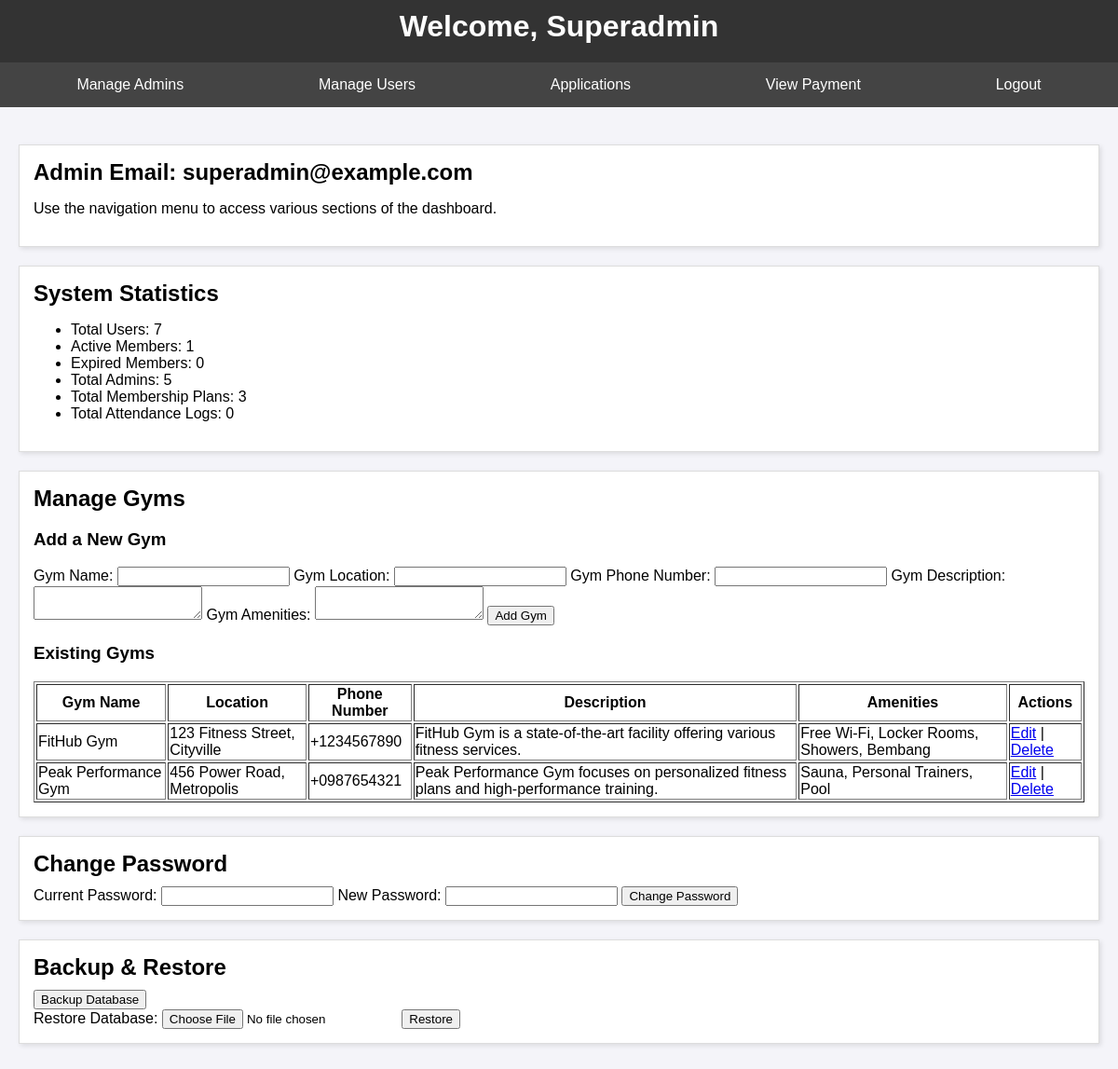
Page /Super/superadmin_dashboard.php (signed in) on the earlier database version.
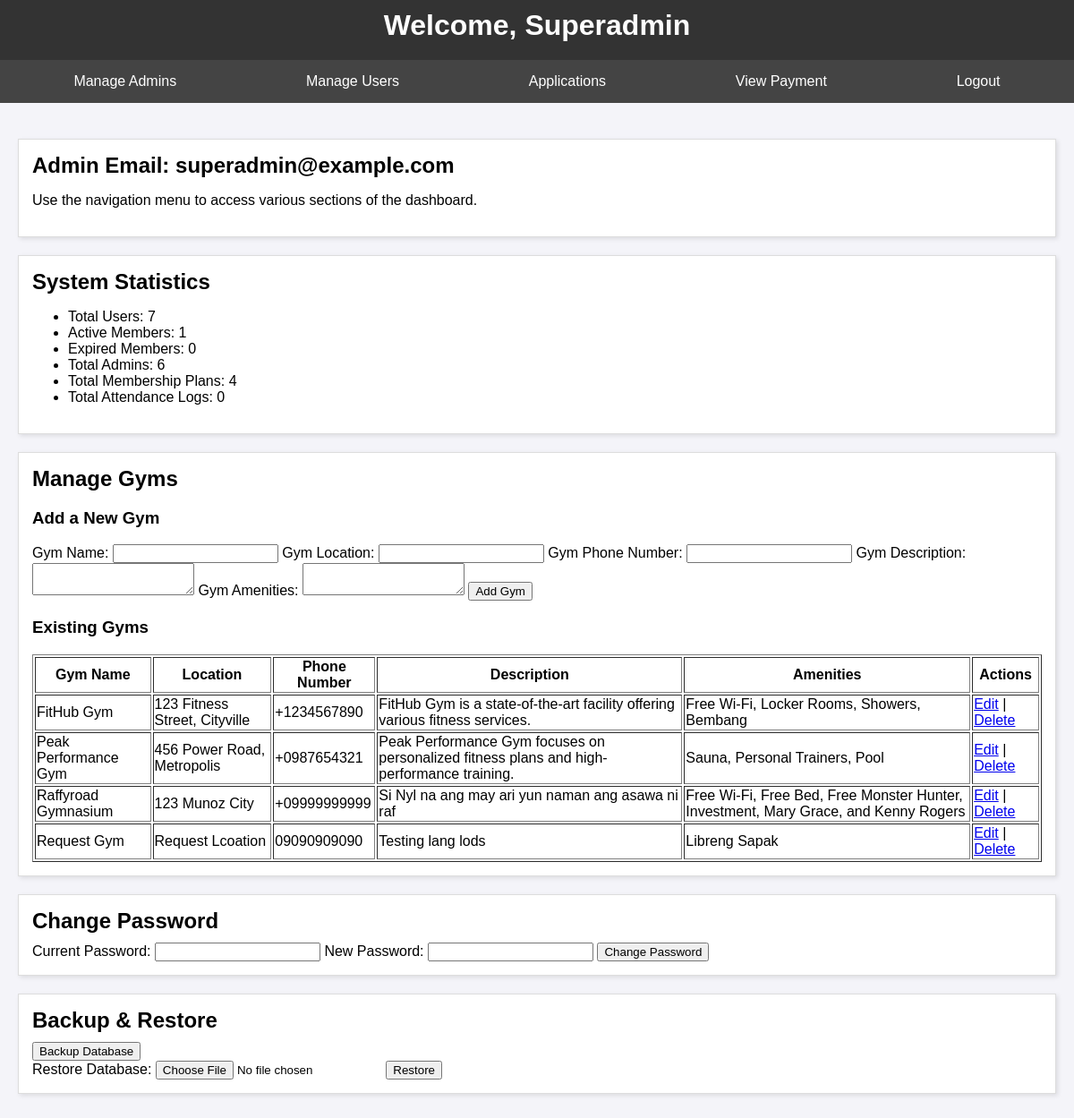
Same page on the later database version.
### tables this page shows
CREATE TABLE `gyms` (
  `gym_id` int(11) NOT NULL,
  `gym_name` varchar(255) NOT NULL,
  `gym_location` varchar(255) NOT NULL,
  `gym_phone_number` varchar(20) NOT NULL,
  `gym_description` text NOT NULL,
  `gym_amenities` text NOT NULL
);

### Super/superadmin_dashboard.php (the view, shortened to what this page needs)
<?php
require 'db_connection.php';
$admin_email = $_SESSION['admin_email'];
$total_users_query = "SELECT COUNT(*) FROM users";
$total_users_result = $db_connection->query($total_users_query);
$total_users = $total_users_result->fetch_row()[0];
$active_members_query = "SELECT COUNT(*) FROM users WHERE membership_status = 'active'";
$active_members_result = $db_connection->query($active_members_query);
$active_members = $active_members_result->fetch_row()[0];
$expired_members_query = "SELECT COUNT(*) FROM users WHERE membership_status = 'expired'";
$expired_members_result = $db_connection->query($expired_members_query);
$expired_members = $expired_members_result->fetch_row()[0];
$total_admins_query = "SELECT COUNT(*) FROM admins";
$total_admins_result = $db_connection->query($total_admins_query);
$total_admins = $total_admins_result->fetch_row()[0];
$total_plans_query = "SELECT COUNT(*) FROM membership_plans";
$total_plans_result = $db_connection->query($total_plans_query);
$total_plans = $total_plans_result->fetch_row()[0];
$total_attendance_query = "SELECT COUNT(*) FROM attendance";
$total_attendance_result = $db_connection->query($total_attendance_query);
$total_attendance = $total_attendance_result->fetch_row()[0];
$gyms_query = "SELECT * FROM gyms";
$gyms_result = $db_connection->query($gyms_query);
?>
<!DOCTYPE html>
<html lang="en">
<head>
    <link rel="stylesheet" href="styles.css">
</head>
<body>
    <header>
        <h1>Welcome, Superadmin</h1>
    </header>
    <nav>
        <a href="manage_admins.php">Manage Admins</a>
        <a href="manage_users.php">Manage Users</a>
        <a href="manage_gym_applications.php">Applications</a>
        <a href="paymentlist.php">View Payment</a>
        <a href="../Admin/admin_login_form.php">Logout</a>
    </nav>
    <div class="container">
        <div class="card">
            <h2>Admin Email: <?php echo htmlspecialchars($admin_email); ?></h2>
            <p>Use the navigation menu to access various sections of the dashboard.</p>
        </div>
        <div class="card">
            <h2>System Statistics</h2>
            <ul>
                <li>Total Users: <?= $total_users ?></li>
                <li>Active Members: <?= $active_members ?></li>
                <li>Expired Members: <?= $expired_members ?></li>
                <li>Total Admins: <?= $total_admins ?></li>
                <li>Total Membership Plans: <?= $total_plans ?></li>
                <li>Total Attendance Logs: <?= $total_attendance ?></li>
            </ul>
        </div>
        <div class="card">
            <h2>Manage Gyms</h2>
            <h3>Add a New Gym</h3>
            <form method="POST" action="">
                <label for="gym_name">Gym Name:</label>
                <input type="text" id="gym_name" name="gym_name" required>
                <label for="gym_location">Gym Location:</label>
                <input type="text" id="gym_location" name="gym_location" required>
                <label for="gym_phone_number">Gym Phone Number:</label>
                <input type="text" id="gym_phone_number" name="gym_phone_number" required>
                <label for="gym_description">Gym Description:</label>
                <textarea id="gym_description" name="gym_description" required></textarea>
                <label for="gym_amenities">Gym Amenities:</label>
                <textarea id="gym_amenities" name="gym_amenities" required></textarea>
                <button type="submit" name="add_gym">Add Gym</button>
            </form>
            <h3>Existing Gyms</h3>
            <table border="1">
                <tr>
                    <th>Gym Name</th>
                    <th>Location</th>
                    <th>Phone Number</th>
                    <th>Description</th>
                    <th>Amenities</th>
                    <th>Actions</th>
                </tr>
                <?php while ($row = $gyms_result->fetch_assoc()) { ?>
                    <tr>
                        <td><?php echo htmlspecialchars($row['gym_name']); ?></td>
                        <td><?php echo htmlspecialchars($row['gym_location']); ?></td>
                        <td><?php echo htmlspecialchars($row['gym_phone_number']); ?></td>
                        <td><?php echo htmlspecialchars($row['gym_description']); ?></td>
                        <td><?php echo htmlspecialchars($row['gym_amenities']); ?></td>
                        <td>
                            <a href="edit_gym.php?gym_id=<?php echo $row['gym_id']; ?>">Edit</a> |
                            <a href="delete_gym.php?gym_id=<?php echo $row['gym_id']; ?>">Delete</a>
                        </td>
                    </tr>
                <?php } ?>
            </table>
        </div>
        <div class="card">
            <h2>Change Password</h2>
            <form method="POST" action="superadmin_dashboard.php">
                <label for="current_password">Current Password:</label>
                <input type="password" id="current_password" name="current_password" required>
                <label for="new_password">New Password:</label>
                <input type="password" id="new_password" name="new_password" required>
                <button type="submit">Change Password</button>
            </form>
        </div>
        <div class="card">
            <h2>Backup & Restore</h2>
            <form method="POST" action="backup_restore.php">
                <button type="submit" name="backup" class="button">Backup Database</button>
            </form>
            <form method="POST" action="backup_restore.php" enctype="multipart/form-data">
                <label for="backup_file">Restore Database:</label>
                <input type="file" name="backup_file" id="backup_file" accept=".sql" required>
                <button type="submit" name="restore" class="button">Restore</button>
            </form>
        </div>
    </div>
</body>
</html>

### Super/styles.css (style rules this page uses)
body { font-family: Arial, sans-serif; margin: 0; padding: 0; background-color: #f4f4f9; }
header { background: #333; color: #fff; padding: 10px 20px; text-align: center; }
nav { background: #444; color: #fff; padding: 10px; display: flex; justify-content: space-around; }
nav a { color: #fff; text-decoration: none; padding: 5px 10px; }
.container { padding: 20px; }
.card { background: #fff; margin: 20px 0; padding: 15px; border: 1px solid #ddd; box-shadow: 2px 2px 5px rgba(0, 0, 0, 0.1); }
h1, h2 { margin: 0 0 10px; }

Differences in the rows shown:
added gyms: gym_name "Raffyroad Gymnasium", gym_location "123 Munoz City", gym_phone_number "+09999999999", gym_description "Si Nyl na ang may ari yun naman ang asawa ni raf", gym_amenities "Free Wi-Fi, Free Bed, Free Monster Hunter, Investment, Mary Grace, and Kenny Rogers"
added gyms: gym_name "Request Gym", gym_location "Request Lcoation", gym_phone_number "09090909090", gym_description "Testing lang lods", gym_amenities "Libreng Sapak"
Other differences:
$total_admins: "5" → "6"
$total_plans: "3" → "4"
